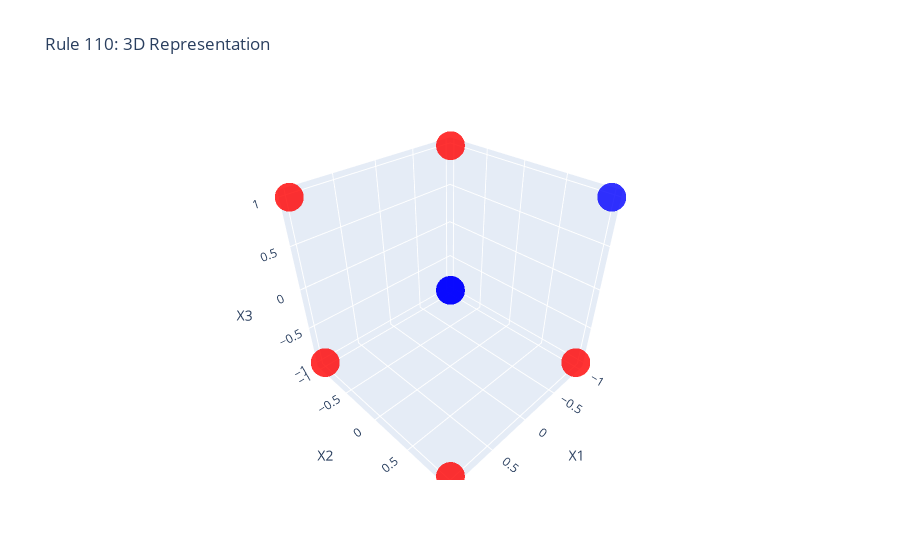
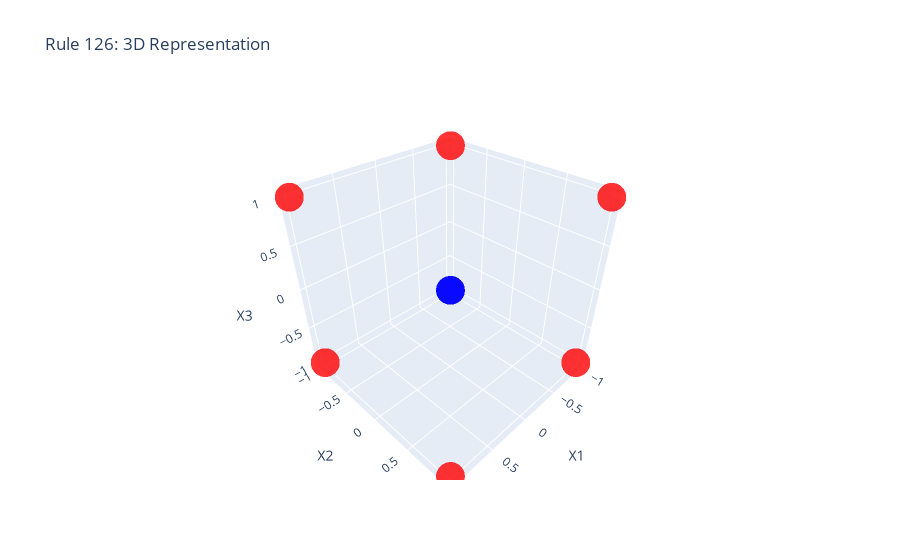

These figures' notebook cell, in order:
### Code cell
# Function to visualize points in 3D space for better understanding of non-linearity using Plotly
def plot_3d_representation(XT, y, title):
    # Define colors based on y values
    colors = ['blue' if val == 1 else 'red' for val in y]

    # Create a scatter plot in 3D
    trace = go.Scatter3d(
        x=XT[:, 0],
        y=XT[:, 1],
        z=XT[:, 2],
        mode='markers',
        marker=dict(
            size=10,
            color=colors,
            opacity=0.8,
            symbol='circle'
        ),
        text=[f'y={val}' for val in y]
    )

    layout = go.Layout(
        title=title,
        scene=dict(
            xaxis_title='X1',
            yaxis_title='X2',
            zaxis_title='X3'
        )
    )

    fig = go.Figure(data=[trace], layout=layout)
    pio.show(fig)

# Plotting for Rule 110 and Rule 126
plot_3d_representation(XT, y_rule_110, "Rule 110: 3D Representation")
plot_3d_representation(XT, y_rule_126, "Rule 126: 3D Representation")

### Figure 1 — Plotly figure (JSON) as saved in the notebook; plotly's stock layout.template omitted (floating-point values rounded to 4 significant figures)
{"data": [{"marker": {"color": ["blue", "red", "red", "red", "blue", "red", "red", "blue"], "opacity": 0.8, "size": 10, "symbol": "circle"}, "mode": "markers", "text": ["y=1", "y=-1", "y=-1", "y=-1", "y=1", "y=-1", "y=-1", "y=1"], "type": "scatter3d", "x": [1, 1, 1, 1, -1, -1, -1, -1], "y": [1, 1, -1, -1, 1, 1, -1, -1], "z": [1, -1, 1, -1, 1, -1, 1, -1]}], "layout": {"scene": {"xaxis": {"title": {"text": "X1"}}, "yaxis": {"title": {"text": "X2"}}, "zaxis": {"title": {"text": "X3"}}}, "title": {"text": "Rule 110: 3D Representation"}}}

### Figure 2 — Plotly figure (JSON) as saved in the notebook; plotly's stock layout.template omitted (floating-point values rounded to 4 significant figures)
{"data": [{"marker": {"color": ["blue", "red", "red", "red", "red", "red", "red", "blue"], "opacity": 0.8, "size": 10, "symbol": "circle"}, "mode": "markers", "text": ["y=1", "y=-1", "y=-1", "y=-1", "y=-1", "y=-1", "y=-1", "y=1"], "type": "scatter3d", "x": [1, 1, 1, 1, -1, -1, -1, -1], "y": [1, 1, -1, -1, 1, 1, -1, -1], "z": [1, -1, 1, -1, 1, -1, 1, -1]}], "layout": {"scene": {"xaxis": {"title": {"text": "X1"}}, "yaxis": {"title": {"text": "X2"}}, "zaxis": {"title": {"text": "X3"}}}, "title": {"text": "Rule 126: 3D Representation"}}}
